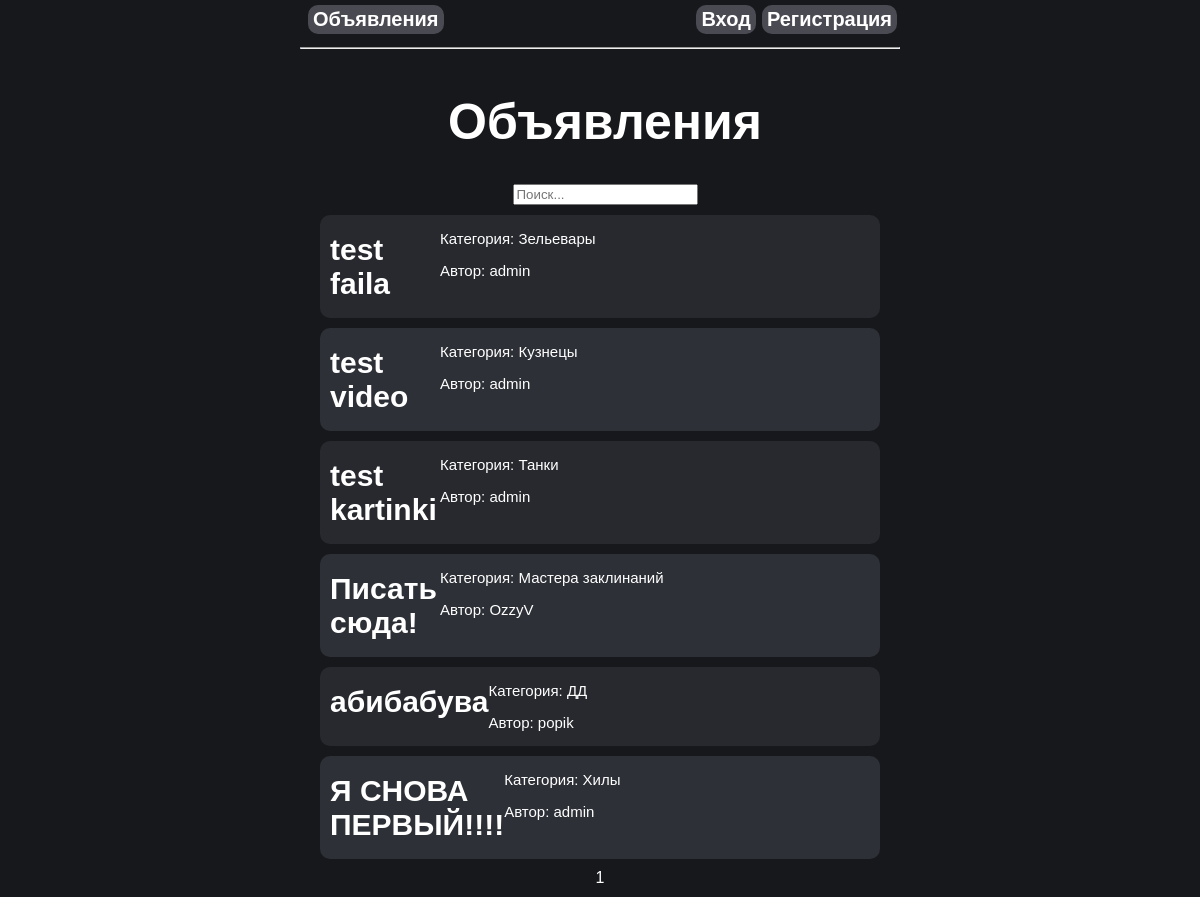
The page / on the database its author committed.
### news/models.py (models this page shows, shortened)
class Post(models.Model):
    author = models.ForeignKey(
        User,
        on_delete=models.CASCADE,
        related_name='posts'
    )
    title = models.CharField(max_length=100)
    content = models.TextField()
    category = models.CharField(
        max_length=20,
        choices=Category.choices,
        default=Category.TANKS
    )
    created_at = models.DateTimeField(auto_now_add=True, null=True)
    updated_at = models.DateTimeField(auto_now=True)

### news/views.py (the view)
# urls.py: path('', PostList.as_view(), name='post_list'),
class PostList(ListView):
    model = Post
    template_name = 'posts/post_list.html'
    context_object_name = 'posts'
    paginate_by = 10
    def get_queryset(self):
        queryset = super().get_queryset().order_by('-created_at')  # сортировка по дате
        search_query = self.request.GET.get('q', '')
        if search_query:
            queryset = queryset.filter(Q(title__icontains=search_query) | Q(content__icontains=search_query))
        return queryset

### templates/posts/post_list.html (shortened to what this page needs)
{% extends 'posts/base.html' %}
{% block content %}
<div class="titles">
    <h1>Объявления</h1>
    <form method="get" action="">
        <input type="text" name="q" placeholder="Поиск..." value="{{ request.GET.q }}">
    </form>
</div>
{% for post in posts %}
    <div class="posts {% cycle 'post1' 'post2' %}">
        <div class="post_title">
            <h3>
                <a href="{% url 'news:post_detail' post.pk %}">
                    {{ post.title }}
                </a>
            </h3>
        </div>
        <div class="post_content">
            <p>Категория: {{ post.get_category_display }}</p>
            <p>Автор: {{ post.author }}</p>
        </div>
    </div>
{% empty %}
    <p>Объявлений нет</p>
{% endfor %}
<div class="pag" style="display: flex; justify-content: center;">
    {{ page_obj.number }}
</div>
{% endblock %}

### templates/posts/base.html (shortened to what this page needs)
<!DOCTYPE html>
<html lang="ru">
<head>
    {% load static %}
    <link rel="stylesheet" href="{% static 'css/styles.css' %}">
</head>
<body>
<nav>
    <div class="header">
        <div class="navigation">
        <a href="{% url 'news:post_list' %}">Объявления</a>
        {% if user.is_authenticated %}
            <a href="{% url 'news:post_create' %}">Создать</a>
            <a href="{% url 'news:my_comments' %}">Мои отклики</a>
        </div>
            <div class="account">
                <p>{{ user.username }}</p>
                <form action="{% url 'news:logout' %}" method="post">
                    {% csrf_token %}
                    <button type="submit">Выход</button>
                </form>
            </div>
        {% else %}
            <div class="logout">
                <a href="{% url 'news:login' %}">Вход</a>
                <a href="{% url 'news:register' %}">Регистрация</a>
            </div>
        {% endif %}
    </div>
</nav>
<hr>
    <div class="main">
        {% block content %}{% endblock %}
    </div>
</body>
</html>

### static/css/styles.css (style rules this page uses)
body { margin: 0px; margin-left: 300px; margin-right: 300px; background-color: #16181c; color: #fff; font-family:'Gill Sans', 'Gill Sans MT', Calibri, 'Trebuchet MS', sans-serif; text-decoration: none; }
.main { margin: 10px; }
.header { display: flex; align-items: stretch; gap: 20px; }
.navigation { flex: 1; display: flex; align-items: center; justify-content: flex-start; margin-left: 5px; }
.navigation a { margin: 5px; margin-left: 3px; margin-right: 3px; padding: 3px; padding-left: 5px; padding-right: 5px; border-radius: 10px; background-color: #4a4a53; color: #fff; font-family:'Gill Sans', 'Gill Sans MT', Calibri, 'Trebuchet MS', sans-serif; text-decoration: none; font-weight: bold; font-size: 20px; }
.logout { flex: 1; display: flex; align-items: center; justify-content: flex-end; }
.posts { color: #fff; font-family:'Gill Sans', 'Gill Sans MT', Calibri, 'Trebuchet MS', sans-serif; text-decoration: none; font-size: 15px; display: flex; }
.posts a { font-size: 30px; }
.post1, .comment1 { background-color: #27292e; border-radius: 10px; margin: 10px; }
.post2, .comment2 { background-color: #2d3036; border-radius: 10px; margin: 10px; }
.titles { display: grid; justify-content: center; margin-left: 10px; }
.titles form { display: grid; justify-content: center; }
.post_title { flex: 0.25; align-items: center; justify-content: flex-start; margin-left: 10px; }
.post_content { flex: 1; align-items: center; justify-content: flex-start; }
h1 { color: #fff; font-family:'Gill Sans', 'Gill Sans MT', Calibri, 'Trebuchet MS', sans-serif; text-decoration: none; font-weight: bold; font-size: 50px; }
a { color: #fff; font-family:'Gill Sans', 'Gill Sans MT', Calibri, 'Trebuchet MS', sans-serif; text-decoration: none; font-weight: bold; }

### rows shown on the page
Post: title "test faila", category "Зельевары", author "admin"
Post: title "test video", category "Кузнецы", author "admin"
Post: title "test kartinki", category "Танки", author "admin"
Post: title "Писать сюда!", category "Мастера заклинаний", author "OzzyV"
Post: title "абибабува", category "ДД", author "popik"
Post: title "Я СНОВА ПЕРВЫЙ!!!!", category "Хилы", author "admin"

### other values the page prints
{{ page_obj.number }} "1"
